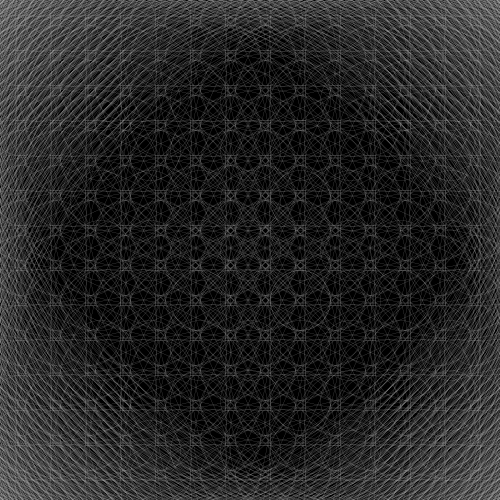
Frame 1 (no input)
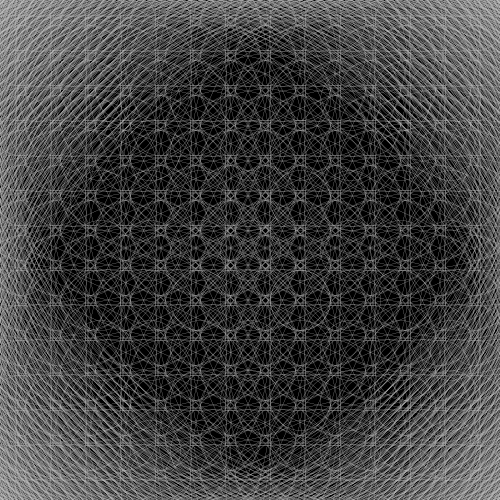
Frame 2 (the mouse pressed at the canvas centre, redrawn once)

The Processing sketch that drew these frames (run headless with seeded random() and noise(); the mouse was pressed at the canvas centre and the sketch redrawn once):

// Processing sketch: processing_85223
// ── processing_85223.pde

void setup()
{
  size(500, 500);
  stroke(200);
  background(#000000);
  strokeWeight(0.0);
  smooth();
}



void draw()
{
  noFill();

  for (int posX = 20; posX < width; posX = posX + 10)
  {
   
  for (int posY = 20; posY < height; posY = posY + 10)
  {
    ellipse(posX, posY, 1000, 1000);
  }}

for (int posX = 20; posX < width; posX = posX + 35)
  {
   
  for (int posY = 20; posY < height; posY = posY + 35)
  {
    ellipse(posX, posY,500, 500);
  }}

for (int posX = 20; posX < width; posX = posX + 35)
  {
   
  for (int posY = 20; posY < height; posY = posY + 35)
  {
    ellipse(posX, posY, 60, 60);
    
  }}
 
 for (int posX = 100; posX < width; posX = posX + 50)
  {
   
  for (int posY = 100; posY < height; posY = posY + 50)
  {
    ellipse(posX, posY, 60, 60);
    
  }}
 
 noLoop();
}
